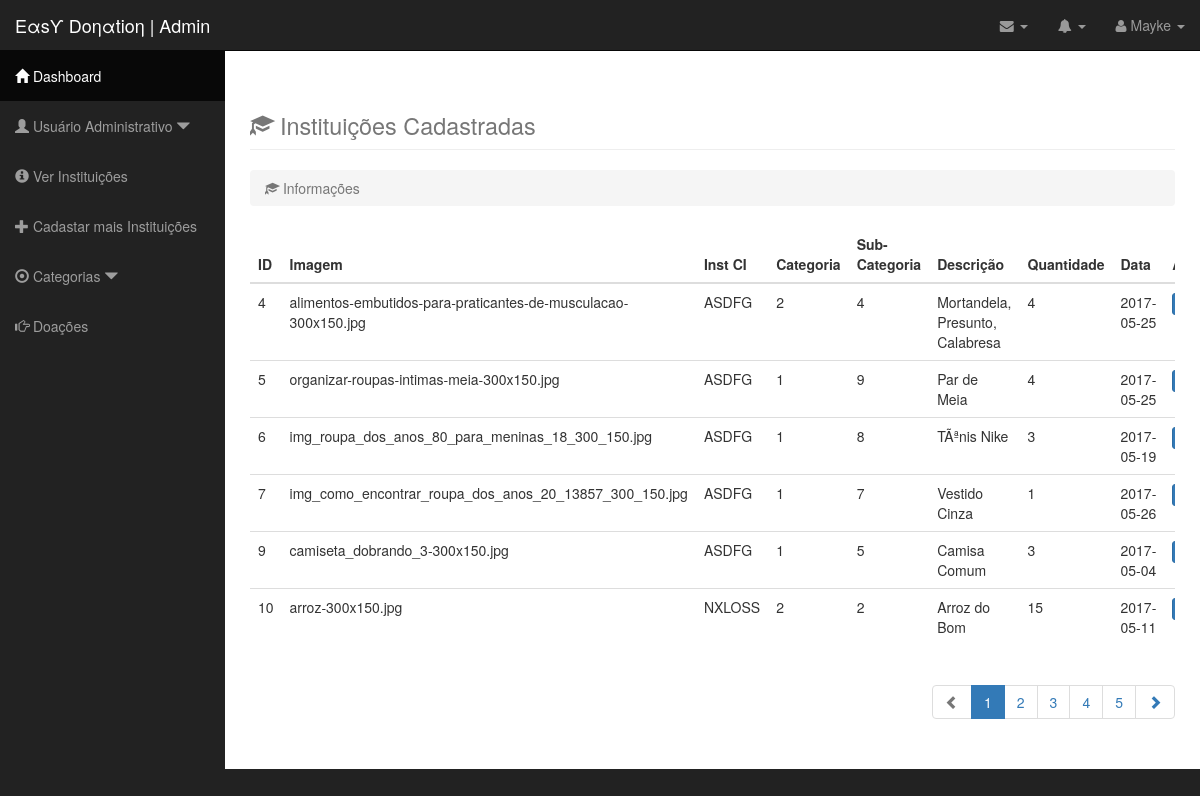
The app's page /administrador/bootstrap/doacao/gerenciar-doacao.php (signed in) with its own data.
### tables this page shows
CREATE TABLE `usuario` (
  `idusuario` int(11) NOT NULL,
  `nome` varchar(45) DEFAULT NULL,
  `sobrenome` varchar(100) DEFAULT NULL,
  `cidade` varchar(45) DEFAULT NULL,
  `estado` enum('ac','al','am','ap','ba','ce','df','es','go','ma','mg','ms','mt','pa','pb','pe','pi','pr','rj','rn','ro','rr','rs','sc','se','sp','to') DEFAULT NULL,
  `cep` int(11) DEFAULT NULL,
  `telefone` varchar(45) DEFAULT NULL,
  `email` varchar(100) DEFAULT NULL,
  `senha` varchar(100) DEFAULT NULL,
  `ultimoAcesso` datetime DEFAULT NULL
);

CREATE TABLE `easy_doacao` (
  `id` int(11) NOT NULL,
  `inst_CI` text NOT NULL,
  `id_cat` int(11) NOT NULL,
  `id_subcat` int(11) DEFAULT NULL,
  `img_padrao` text NOT NULL,
  `descricao` text,
  `quantidade` int(11) DEFAULT NULL,
  `data` date DEFAULT NULL
);

### administrador/bootstrap/class/db.class.php (called while the page is built, shortened)
<?php
class db {
    private $host = 'localhost',
            $db = 'easy_donation',
            $usuario = 'root',
            $senha = '';
    private $con;
    function __construct() {
        $this->con = mysqli_connect($this->host, $this->usuario, $this->senha, $this->db);
    }
    public function fetch($sql) {
        $res = array();
        $query = mysqli_query($this->con, $sql);
        if (mysqli_num_rows($query)) {
            while($q = mysqli_fetch_assoc($query))
                $res[] = $q;
            return $res;
        } else
            null;
    }
}
?>

### administrador/bootstrap/class/usuario.class.php (called while the page is built, shortened)
<?php
class usuario extends db {
    public function usuarioInfo($id) {
        $dados = $this->fetch("SELECT * FROM usuario WHERE idusuario = " . (int) $id);
        if ($dados)
            return $dados[0];
        else
            return null;
    }
}
?>

### administrador/bootstrap/doacao/gerenciar-doacao.php (the view, shortened to what this page needs)
<?php
require_once('../class/db.class.php');
require_once('../class/usuario.class.php');
$usuario = new usuario();
$dados = $usuario->usuarioInfo($_SESSION['idusuario']);
?>
<!DOCTYPE html>
<html lang="en">
<head>
    <link href="../css/bootstrap.min.css" rel="stylesheet">
    <link href="../css/sb-admin.css" rel="stylesheet">
    <link href="../css/plugins/morris.css" rel="stylesheet">
    <link href="../font-awesome/css/font-awesome.min.css" rel="stylesheet" type="text/css">
</head>
<body>
<div id="wrapper">
    <nav class="navbar navbar-inverse navbar-fixed-top" role="navigation">
        <div class="navbar-header">
            <a class="navbar-brand" href="../index.php">&Epsilon;&alpha;s&upsih; Do&eta;&alpha;tio&eta; | Admin</a>
        </div>
        <ul class="nav navbar-right top-nav">
            <li class="dropdown">
                <a href="#" class="dropdown-toggle" data-toggle="dropdown"><i class="fa fa-envelope"></i> <b class="caret"></b></a>
            </li>
            <li class="dropdown">
                <a href="#" class="dropdown-toggle" data-toggle="dropdown"><i class="fa fa-bell"></i> <b class="caret"></b></a>
            </li>
            <li class="dropdown">
                <a href="#" class="dropdown-toggle" data-toggle="dropdown"><i class="fa fa-user"></i> <?= $dados['nome'] ?>  <b class="caret"></b></a>
            </li>
        </ul>
        <div class="collapse navbar-collapse navbar-ex1-collapse">
            <ul class="nav navbar-nav side-nav">
                <li class="active">
                    <a href="../index.php"><i class="glyphicon glyphicon-home"></i> Dashboard</a>
                </li>
                <li>
                    <a href="javascript:;" data-toggle="collapse" data-target="#demo"><i class="glyphicon glyphicon-user"></i> Usuário Administrativo <i class="glyphicon glyphicon-triangle-bottom"></i></a>
                </li>
                <li>
                    <a href="../crud-instituicao/gerenciar-parceria.php"><i class="glyphicon glyphicon-info-sign"></i> Ver Instituições</a>
                    <a href="../crud-instituicao/cadastrar-parcerias.php"><i class="glyphicon glyphicon-plus"></i> Cadastar mais Instituições</a>
                </li>
                <li>
                    <a href="#" data-toggle="collapse" data-target="#demo1"><i class="glyphicon glyphicon-record"></i> Categorias <i class="glyphicon glyphicon-triangle-bottom"></i></a>
                </li>
                <li>
                    <a href="#"><i class="glyphicon glyphicon-hand-right " > </i> Doações</a>
                </li>
            </ul>
        </div>
    </nav>
    <div id="page-wrapper">
        <div class="container-fluid">
            <div class="row">
                <div class="col-lg-12">
                    <h1 class="page-header">
                        <small><i class="glyphicon glyphicon-education "></i> Instituições Cadastradas </small>
                    </h1>
                    <ol class="breadcrumb">
                        <li class="active">
                            <i class="glyphicon glyphicon-education "></i> Informações
                        </li>
                    </ol>
                </div>
            </div>
            <div class="container-fluid">
                <div class="row">
                    <div class="col-md-16">
                        <div class="table-responsive ">
                            <table id="mytable" class="table table-bordred table-striped">
                                <thead>
                                <tr>
                                    <th>ID</th>
                                    <th>Imagem</th>
                                    <th>Inst CI</th>
                                    <th>Categoria</th>
                                    <th>Sub-Categoria</th>
                                    <th>Descrição</th>
                                    <th>Quantidade</th>
                                    <th>Data</th>
                                    <th colspan="2">AÇÂO</th>
                                </tr>
                                <?php
                                try{
                                $con = new PDO ("mysql:host=localhost;dbname=easy_donation","root","");
                                $con->setAttribute(PDO::ATTR_ERRMODE, PDO::ERRMODE_EXCEPTION);
                                $select = $con->prepare("SELECT * FROM easy_doacao ");
                                $select->setFetchMode(PDO::FETCH_ASSOC);
                                $select->execute();
                                while($data=$select->fetch()){
                                ?>
                                <tr>
                                    <td><?php echo $data['id']; ?></td>
                                    <td><?php echo $data['img_padrao']; ?></td>
                                    <td><?php echo $data['inst_CI']; ?></td>
                                    <td><?php echo $data['id_cat']; ?></td>
                                    <td><?php echo $data['id_subcat']; ?></td>
                                    <td><?php echo $data['descricao']; ?></td>
                                    <td><?php echo $data['quantidade']; ?></td>
                                    <td><?php echo $data['data']; ?></td>
                                    <td><a class="btn btn-primary btn-xs" href="update.php?edit_id=<?php echo $data['id']; ?>"><span class="glyphicon glyphicon-pencil"></a></td>
                                    <?php
                                    }
                                    }
                                    catch(PDOException $e)
                                    {
                                        echo "error:".$e->getMessage();
                                    }
                                    ?>
                                </tr></table>
                            <ul class="pagination pull-right">
                                <li class="disabled"><a href="#"><span class="glyphicon glyphicon-chevron-left"></span></a></li>
                                <li class="active"><a href="#">1</a></li>
                                <li><a href="#">2</a></li>
                                <li><a href="#">3</a></li>
                                <li><a href="#">4</a></li>
                                <li><a href="#">5</a></li>
                                <li><a href="#"><span class="glyphicon glyphicon-chevron-right"></span></a></li>
                            </ul>
                        </div>
                    </div>
                </div>
            </div>
            <br>
        </div>
    </div>
</div>
</body>
</html>

### records on screen
usuario: nome "Mayke"
easy_doacao: id "4", img_padrao "alimentos-embutidos-para-praticantes-de-musculacao-300x150.jpg", inst_CI "ASDFG", id_cat "2", id_subcat "4", descricao "Mortandela, Presunto, Calabresa", quantidade "4", data "2017-05-25"
easy_doacao: id "5", img_padrao "organizar-roupas-intimas-meia-300x150.jpg", inst_CI "ASDFG", id_cat "1", id_subcat "9", descricao "Par de Meia", quantidade "4", data "2017-05-25"
easy_doacao: id "6", img_padrao "img_roupa_dos_anos_80_para_meninas_18_300_150.jpg", inst_CI "ASDFG", id_cat "1", id_subcat "8", descricao "TÃªnis Nike", quantidade "3", data "2017-05-19"
easy_doacao: id "7", img_padrao "img_como_encontrar_roupa_dos_anos_20_13857_300_150.jpg", inst_CI "ASDFG", id_cat "1", id_subcat "7", descricao "Vestido Cinza", quantidade "1", data "2017-05-26"
easy_doacao: id "9", img_padrao "camiseta_dobrando_3-300x150.jpg", inst_CI "ASDFG", id_cat "1", id_subcat "5", descricao "Camisa Comum", quantidade "3", data "2017-05-04"
easy_doacao: id "10", img_padrao "arroz-300x150.jpg", inst_CI "NXLOSS", id_cat "2", id_subcat "2", descricao "Arroz do Bom", quantidade "15", data "2017-05-11"
